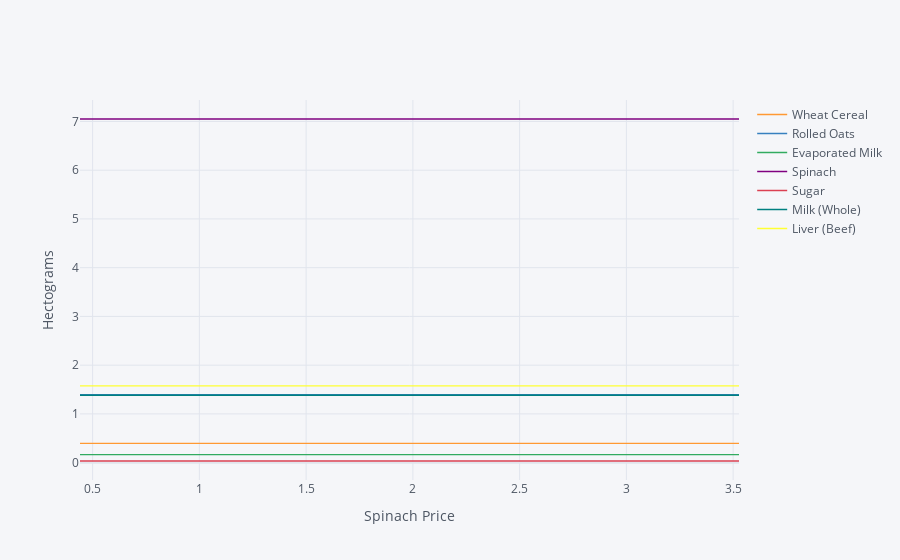

Notebook cell for this chart:
### Code cell
import cufflinks as cf
cf.go_offline()

ReferenceGood = 'Spinach'

scale = [0.5,0.75,0.9,1.,1.1,1.2,1.3,1.4,1.5,2,4]

cost0 = solve_subsistence_problem(FoodNutrients,Prices,
                                  diet_min[group],diet_max[group],max_weight=12,tol=tol).fun

my_p = Prices.copy()

diet = {}
for s in scale:

    my_p[ReferenceGood] = Prices[ReferenceGood]*s
    result = solve_subsistence_problem(FoodNutrients,my_p,
                                       diet_min[group],diet_max[group],max_weight=12,tol=tol)
    diet[my_p[ReferenceGood]] = result.diet

Diet_response = pd.DataFrame(diet).T
Diet_response.index.name = '%s Price' % ReferenceGood

Diet_response.reset_index(inplace=True)

# Get rid of units for index (cufflinks chokes)
Diet_response['%s Price' % ReferenceGood] = Diet_response['%s Price' % ReferenceGood].apply(lambda x: x.magnitude)

Diet_response = Diet_response.set_index('%s Price' % ReferenceGood)

# Just look at goods consumed in quantities greater than error tolerance
Diet_response.loc[:,(Diet_response>tol).sum()>0].iplot(xTitle='%s Price' % ReferenceGood,yTitle='Hectograms')

### Figure 1 — Plotly figure (JSON) as saved in the notebook; plotly's stock layout.template omitted (floating-point values rounded to 4 significant figures)
{"data": [{"line": {"color": "rgba(255, 153, 51, 1.0)", "dash": "solid", "shape": "linear", "width": 1.3}, "mode": "lines", "name": "Wheat Cereal", "text": "", "type": "scatter", "x": [0.4409, 0.6614, 0.7937, 0.8818, 0.97, 1.058, 1.146, 1.235, 1.323, 1.764, 3.527], "y": [0.3967, 0.3967, 0.3967, 0.3967, 0.3967, 0.3967, 0.3967, 0.3967, 0.3967, 0.3967, 0.3967]}, {"line": {"color": "rgba(55, 128, 191, 1.0)", "dash": "solid", "shape": "linear", "width": 1.3}, "mode": "lines", "name": "Rolled Oats", "text": "", "type": "scatter", "x": [0.4409, 0.6614, 0.7937, 0.8818, 0.97, 1.058, 1.146, 1.235, 1.323, 1.764, 3.527], "y": [1.396, 1.396, 1.396, 1.396, 1.396, 1.396, 1.396, 1.396, 1.396, 1.396, 1.396]}, {"line": {"color": "rgba(50, 171, 96, 1.0)", "dash": "solid", "shape": "linear", "width": 1.3}, "mode": "lines", "name": "Evaporated Milk", "text": "", "type": "scatter", "x": [0.4409, 0.6614, 0.7937, 0.8818, 0.97, 1.058, 1.146, 1.235, 1.323, 1.764, 3.527], "y": [0.1642, 0.1642, 0.1642, 0.1642, 0.1642, 0.1642, 0.1642, 0.1642, 0.1642, 0.1642, 0.1642]}, {"line": {"color": "rgba(128, 0, 128, 1.0)", "dash": "solid", "shape": "linear", "width": 1.3}, "mode": "lines", "name": "Spinach", "text": "", "type": "scatter", "x": [0.4409, 0.6614, 0.7937, 0.8818, 0.97, 1.058, 1.146, 1.235, 1.323, 1.764, 3.527], "y": [7.05, 7.05, 7.05, 7.05, 7.05, 7.05, 7.05, 7.05, 7.05, 7.05, 7.05]}, {"line": {"color": "rgba(219, 64, 82, 1.0)", "dash": "solid", "shape": "linear", "width": 1.3}, "mode": "lines", "name": "Sugar", "text": "", "type": "scatter", "x": [0.4409, 0.6614, 0.7937, 0.8818, 0.97, 1.058, 1.146, 1.235, 1.323, 1.764, 3.527], "y": [0.03404, 0.03404, 0.03404, 0.03404, 0.03404, 0.03404, 0.03404, 0.03404, 0.03404, 0.03404, 0.03404]}, {"line": {"color": "rgba(0, 128, 128, 1.0)", "dash": "solid", "shape": "linear", "width": 1.3}, "mode": "lines", "name": "Milk (Whole)", "text": "", "type": "scatter", "x": [0.4409, 0.6614, 0.7937, 0.8818, 0.97, 1.058, 1.146, 1.235, 1.323, 1.764, 3.527], "y": [1.383, 1.383, 1.383, 1.383, 1.383, 1.383, 1.383, 1.383, 1.383, 1.383, 1.383]}, {"line": {"color": "rgba(255, 255, 51, 1.0)", "dash": "solid", "shape": "linear", "width": 1.3}, "mode": "lines", "name": "Liver (Beef)", "text": "", "type": "scatter", "x": [0.4409, 0.6614, 0.7937, 0.8818, 0.97, 1.058, 1.146, 1.235, 1.323, 1.764, 3.527], "y": [1.575, 1.575, 1.575, 1.575, 1.575, 1.575, 1.575, 1.575, 1.575, 1.575, 1.575]}], "layout": {"autosize": true, "legend": {"bgcolor": "#F5F6F9", "font": {"color": "#4D5663"}}, "paper_bgcolor": "#F5F6F9", "plot_bgcolor": "#F5F6F9", "title": {"font": {"color": "#4D5663"}}, "xaxis": {"autorange": true, "gridcolor": "#E1E5ED", "range": [0.4409, 3.527], "showgrid": true, "tickfont": {"color": "#4D5663"}, "title": {"font": {"color": "#4D5663"}, "text": "Spinach Price"}, "type": "linear", "zerolinecolor": "#E1E5ED"}, "yaxis": {"autorange": true, "gridcolor": "#E1E5ED", "range": [-0.3558, 7.44], "showgrid": true, "tickfont": {"color": "#4D5663"}, "title": {"font": {"color": "#4D5663"}, "text": "Hectograms"}, "type": "linear", "zerolinecolor": "#E1E5ED"}}}
